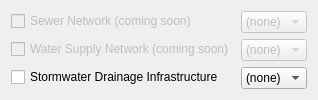
                 <widget class="QWidget" name="infrastructure_widget" native="true">
                  <layout class="QFormLayout" name="formLayout">
                   <property name="fieldGrowthPolicy">
                    <enum>QFormLayout::AllNonFixedFieldsGrow</enum>
                   </property>
                   <item row="0" column="0">
                    <widget class="QCheckBox" name="sewer_check">
                     <property name="enabled">
                      <bool>false</bool>
                     </property>
                     <property name="toolTip">
                      <string>&lt;!DOCTYPE HTML PUBLIC &quot;-//W3C//DTD HTML 4.0//EN&quot; &quot;http://www.w3.org/TR/REC-html40/strict.dtd&quot;&gt;
&lt;html&gt;&lt;head&gt;&lt;meta name=&quot;qrichtext&quot; content=&quot;1&quot; /&gt;&lt;style type=&quot;text/css&quot;&gt;
p, li { white-space: pre-wrap; }
&lt;/style&gt;&lt;/head&gt;&lt;body style=&quot; font-family:'MS Shell Dlg 2'; font-size:8.25pt; font-weight:400; font-style:normal;&quot;&gt;
&lt;p style=&quot; margin-top:0px; margin-bottom:0px; margin-left:0px; margin-right:0px; -qt-block-indent:0; text-indent:0px;&quot;&gt;&lt;span style=&quot; font-size:8pt;&quot;&gt;Check if you want to avoid localised ponds forming in the region. If this is of particular interest because the DEM's accuracy has been assured and the purpose of the simulation is to assess these problem spots, then leave this box unchecked.&lt;/span&gt;&lt;/p&gt;
&lt;p style=&quot;-qt-paragraph-type:empty; margin-top:0px; margin-bottom:0px; margin-left:0px; margin-right:0px; -qt-block-indent:0; text-indent:0px; font-size:8pt;&quot;&gt;&lt;/p&gt;
&lt;p style=&quot; margin-top:0px; margin-bottom:0px; margin-left:0px; margin-right:0px; -qt-block-indent:0; text-indent:0px;&quot;&gt;&lt;span style=&quot; font-size:8pt;&quot;&gt;Correction proceeds as follows:&lt;/span&gt;&lt;/p&gt;
&lt;p style=&quot; margin-top:0px; margin-bottom:0px; margin-left:0px; margin-right:0px; -qt-block-indent:0; text-indent:0px;&quot;&gt;&lt;span style=&quot; font-size:8pt;&quot;&gt;- If cell cannot transfer water downhill, but there is an adjacent cell with identical elevation within tolerance limit, it will transfer the water into this.&lt;/span&gt;&lt;/p&gt;
&lt;p style=&quot; margin-top:0px; margin-bottom:0px; margin-left:0px; margin-right:0px; -qt-block-indent:0; text-indent:0px;&quot;&gt;&lt;span style=&quot; font-size:8pt;&quot;&gt;- If tolerance limit is not met, cell's water is routed directly to catchment outlet.&lt;/span&gt;&lt;/p&gt;&lt;/body&gt;&lt;/html&gt;</string>
                     </property>
                     <property name="whatsThis">
                      <string>&lt;!DOCTYPE HTML PUBLIC &quot;-//W3C//DTD HTML 4.0//EN&quot; &quot;http://www.w3.org/TR/REC-html40/strict.dtd&quot;&gt;
&lt;html&gt;&lt;head&gt;&lt;meta name=&quot;qrichtext&quot; content=&quot;1&quot; /&gt;&lt;style type=&quot;text/css&quot;&gt;
p, li { white-space: pre-wrap; }
&lt;/style&gt;&lt;/head&gt;&lt;body style=&quot; font-family:'MS Shell Dlg 2'; font-size:8.25pt; font-weight:400; font-style:normal;&quot;&gt;
&lt;p style=&quot; margin-top:0px; margin-bottom:0px; margin-left:0px; margin-right:0px; -qt-block-indent:0; text-indent:0px;&quot;&gt;&lt;span style=&quot; font-size:8pt;&quot;&gt;Applies a weighted average smoothing filter over the DEM layer. &lt;/span&gt;&lt;/p&gt;&lt;/body&gt;&lt;/html&gt;</string>
                     </property>
                     <property name="text">
                      <string>Sewer Network (coming soon)</string>
                     </property>
                    </widget>
                   </item>
                   <item row="0" column="1">
                    <widget class="QComboBox" name="sewer_combo">
                     <property name="enabled">
                      <bool>false</bool>
                     </property>
                     <item>
                      <property name="text">
                       <string>(none)</string>
                      </property>
                     </item>
                    </widget>
                   </item>
                   <item row="1" column="0">
                    <widget class="QCheckBox" name="supply_check">
                     <property name="enabled">
                      <bool>false</bool>
                     </property>
                     <property name="toolTip">
                      <string>&lt;!DOCTYPE HTML PUBLIC &quot;-//W3C//DTD HTML 4.0//EN&quot; &quot;http://www.w3.org/TR/REC-html40/strict.dtd&quot;&gt;
&lt;html&gt;&lt;head&gt;&lt;meta name=&quot;qrichtext&quot; content=&quot;1&quot; /&gt;&lt;style type=&quot;text/css&quot;&gt;
p, li { white-space: pre-wrap; }
&lt;/style&gt;&lt;/head&gt;&lt;body style=&quot; font-family:'MS Shell Dlg 2'; font-size:8.25pt; font-weight:400; font-style:normal;&quot;&gt;
&lt;p style=&quot; margin-top:0px; margin-bottom:0px; margin-left:0px; margin-right:0px; -qt-block-indent:0; text-indent:0px;&quot;&gt;&lt;span style=&quot; font-size:8pt;&quot;&gt;Check if you want to avoid localised ponds forming in the region. If this is of particular interest because the DEM's accuracy has been assured and the purpose of the simulation is to assess these problem spots, then leave this box unchecked.&lt;/span&gt;&lt;/p&gt;
&lt;p style=&quot;-qt-paragraph-type:empty; margin-top:0px; margin-bottom:0px; margin-left:0px; margin-right:0px; -qt-block-indent:0; text-indent:0px; font-size:8pt;&quot;&gt;&lt;/p&gt;
&lt;p style=&quot; margin-top:0px; margin-bottom:0px; margin-left:0px; margin-right:0px; -qt-block-indent:0; text-indent:0px;&quot;&gt;&lt;span style=&quot; font-size:8pt;&quot;&gt;Correction proceeds as follows:&lt;/span&gt;&lt;/p&gt;
&lt;p style=&quot; margin-top:0px; margin-bottom:0px; margin-left:0px; margin-right:0px; -qt-block-indent:0; text-indent:0px;&quot;&gt;&lt;span style=&quot; font-size:8pt;&quot;&gt;- If cell cannot transfer water downhill, but there is an adjacent cell with identical elevation within tolerance limit, it will transfer the water into this.&lt;/span&gt;&lt;/p&gt;
&lt;p style=&quot; margin-top:0px; margin-bottom:0px; margin-left:0px; margin-right:0px; -qt-block-indent:0; text-indent:0px;&quot;&gt;&lt;span style=&quot; font-size:8pt;&quot;&gt;- If tolerance limit is not met, cell's water is routed directly to catchment outlet.&lt;/span&gt;&lt;/p&gt;&lt;/body&gt;&lt;/html&gt;</string>
                     </property>
                     <property name="whatsThis">
                      <string>&lt;!DOCTYPE HTML PUBLIC &quot;-//W3C//DTD HTML 4.0//EN&quot; &quot;http://www.w3.org/TR/REC-html40/strict.dtd&quot;&gt;
&lt;html&gt;&lt;head&gt;&lt;meta name=&quot;qrichtext&quot; content=&quot;1&quot; /&gt;&lt;style type=&quot;text/css&quot;&gt;
p, li { white-space: pre-wrap; }
&lt;/style&gt;&lt;/head&gt;&lt;body style=&quot; font-family:'MS Shell Dlg 2'; font-size:8.25pt; font-weight:400; font-style:normal;&quot;&gt;
&lt;p style=&quot; margin-top:0px; margin-bottom:0px; margin-left:0px; margin-right:0px; -qt-block-indent:0; text-indent:0px;&quot;&gt;&lt;span style=&quot; font-size:8pt;&quot;&gt;Applies a weighted average smoothing filter over the DEM layer. &lt;/span&gt;&lt;/p&gt;&lt;/body&gt;&lt;/html&gt;</string>
                     </property>
                     <property name="text">
                      <string>Water Supply Network (coming soon)</string>
                     </property>
                    </widget>
                   </item>
                   <item row="1" column="1">
                    <widget class="QComboBox" name="supply_combo">
                     <property name="enabled">
                      <bool>false</bool>
                     </property>
                     <item>
                      <property name="text">
                       <string>(none)</string>
                      </property>
                     </item>
                    </widget>
                   </item>
                   <item row="2" column="0">
                    <widget class="QCheckBox" name="storm_check">
                     <property name="toolTip">
                      <string>Checking this box will produce a CBD point on the &quot;block centres&quot; output map.</string>
                     </property>
                     <property name="whatsThis">
                      <string>Check if you want to avoid localised ponds forming in the region. If this is of particular interest because the DEM's accuracy has been assured and the purpose of the simulation is to assess these problem spots, then leave this box unchecked.

Correction proceeds as follows:
- If cell cannot transfer water downhill, but there is an adjacent cell with identical elevation within tolerance limit, it will transfer the water into this.
- If tolerance limit is not met, cell's water is routed directly to catchment outlet.</string>
                     </property>
                     <property name="text">
                      <string>Stormwater Drainage Infrastructure</string>
                     </property>
                    </widget>
                   </item>
                   <item row="2" column="1">
                    <widget class="QComboBox" name="storm_combo">
                     <item>
                      <property name="text">
                       <string>(none)</string>
                      </property>
                     </item>
                    </widget>
                   </item>
                  </layout>
                 </widget>
